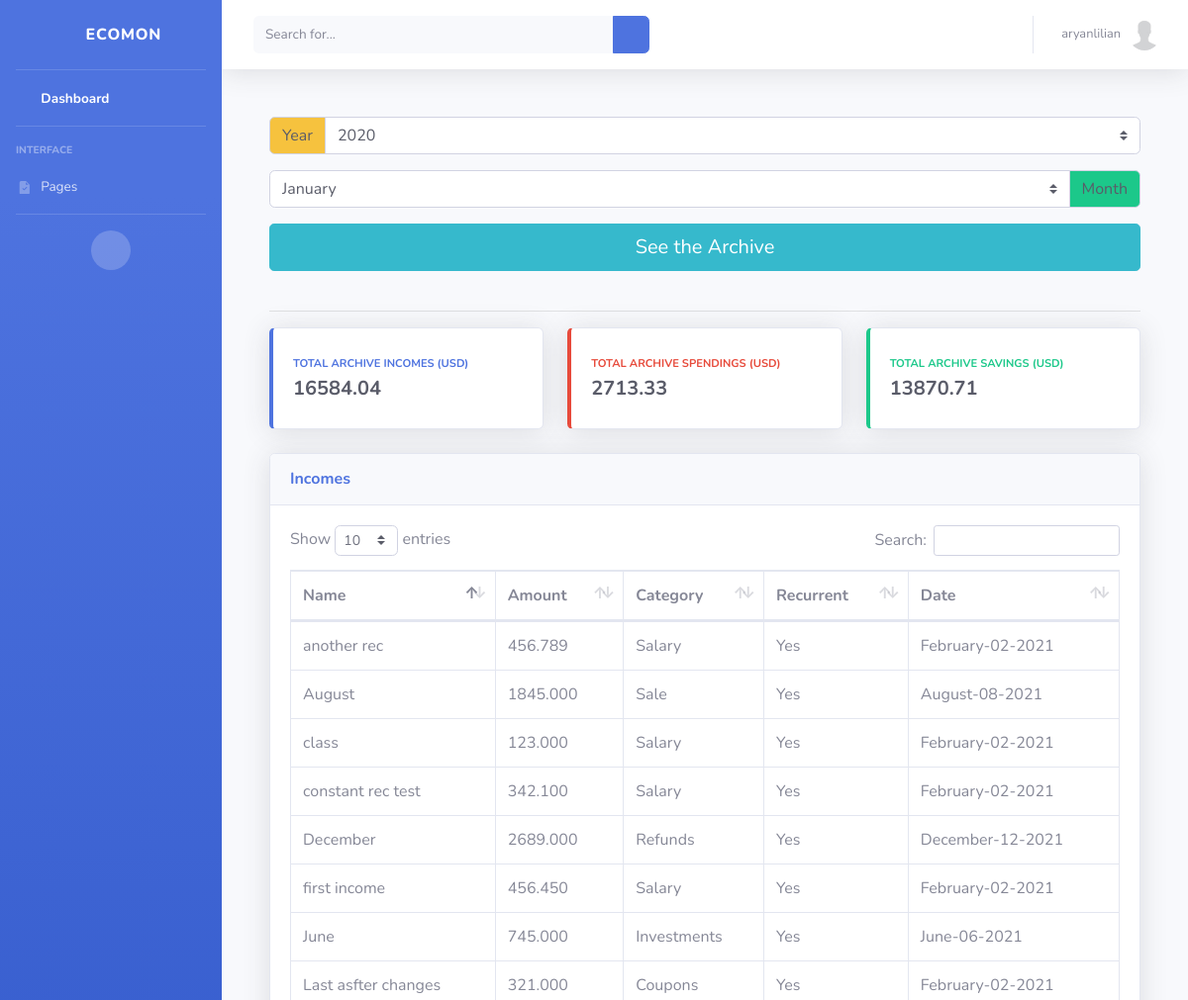
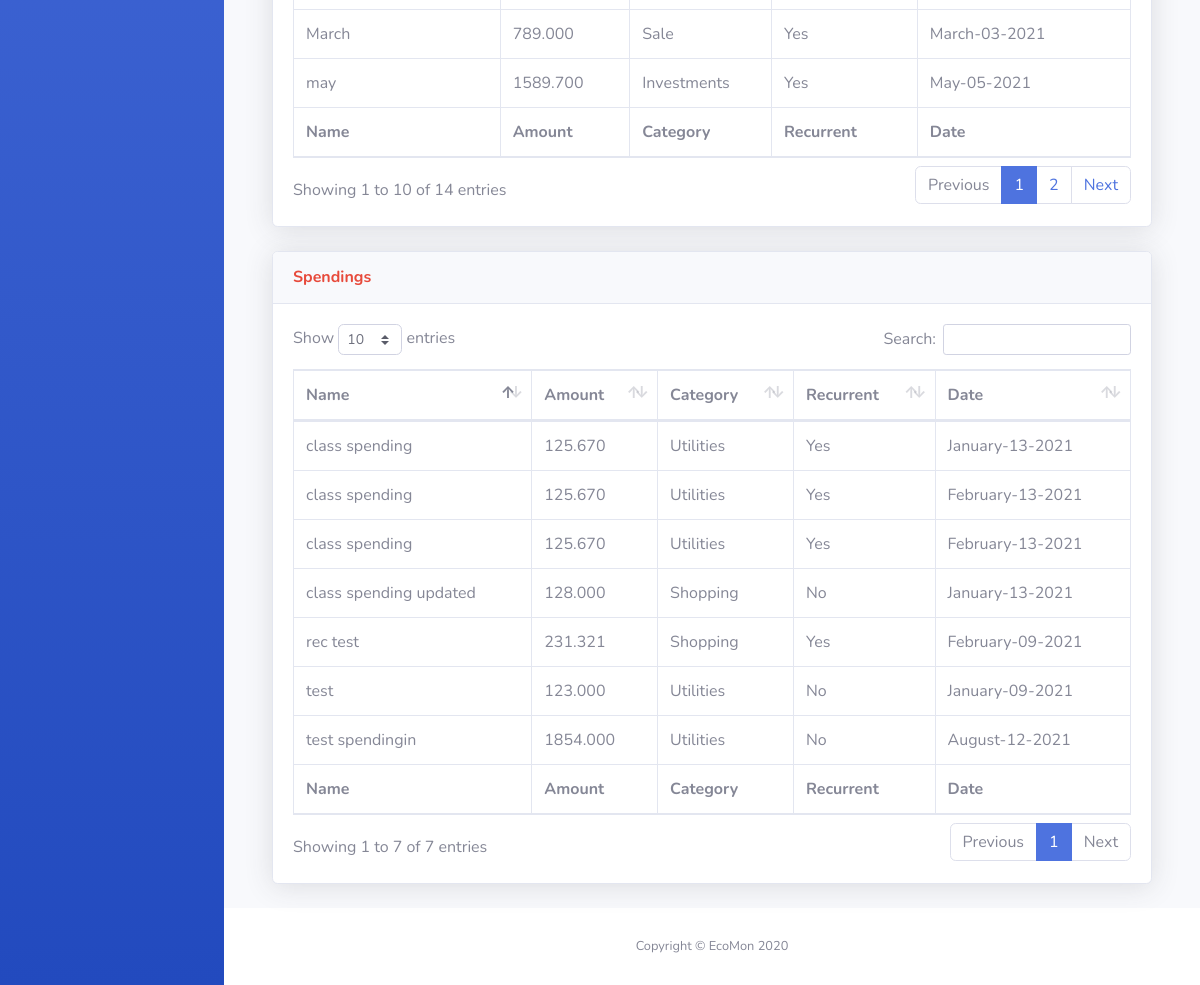
The app's page /users/archive (signed in), older data (2 pictures, top to bottom).
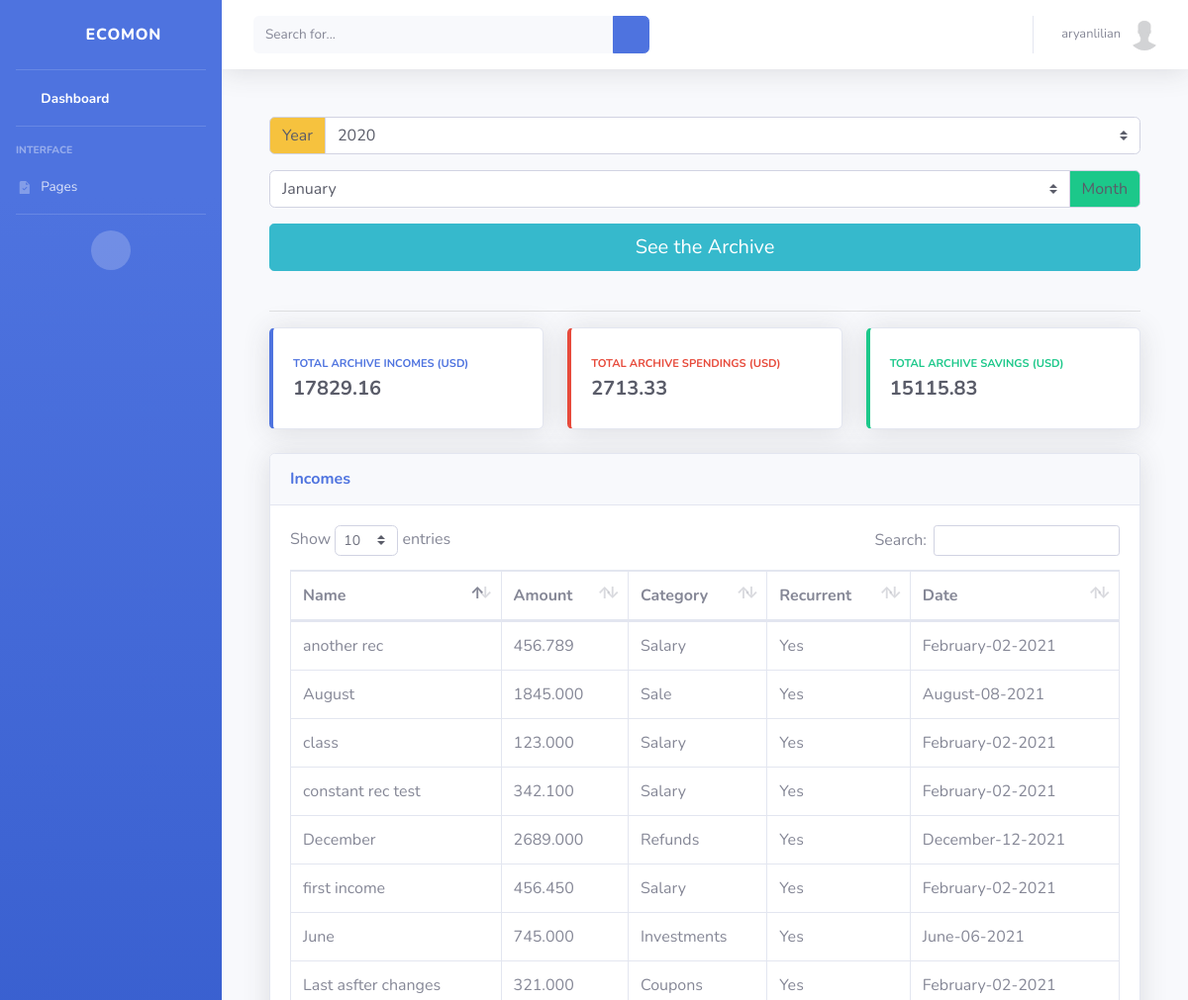
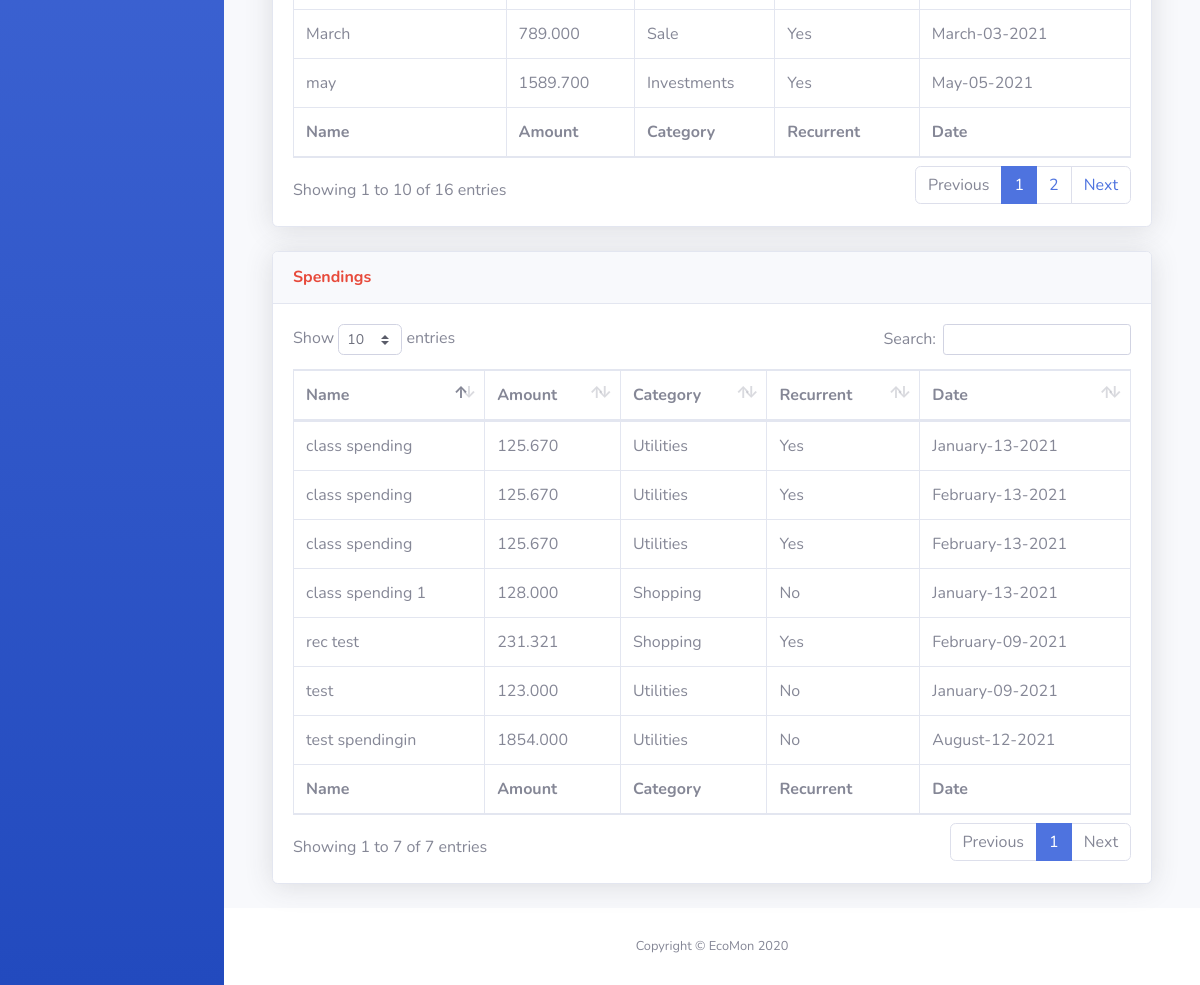
The same page, newer data (2 pictures, top to bottom).
### users/models.py (models this page shows, shortened)
class Spending(models.Model):
    class SpendingCategory(models.TextChoices):
        UTILITIES = _('Utilities')
        RENT = _('Rent')
        INVOICES = _('Invoices')
        SHOPPING = _('Shopping')
        FOOD = _('Food')
        EDUCATION = _('Education')
        FUN = _('Fun')
        INSETMENT = _('Investment')
        OTHERS = _('Others')
    user = models.ForeignKey(User, on_delete=models.CASCADE)
    name = models.CharField(_('Name'), max_length=50)
    amount = models.DecimalField(_('Amount'), max_digits=10, decimal_places=3)
    category = models.CharField(_('Category'), max_length=10, choices=SpendingCategory.choices, default=SpendingCategory.UTILITIES)
    recurrent = models.BooleanField(_('Recurrent Spending'), default=False)
    created_date = models.DateTimeField(_('Created Date/Time'), default=timezone.now)
    updated_date = models.DateTimeField(_('Updated Date/Time'), auto_now=True)

### users/views.py (the view, shortened to what this page needs)
# urls.py: path('archive', ArchiveView.as_view(), name='archive'),
class ArchiveView(LoginRequiredMixin, View):
    template_name = 'users/archive.html'
    def get(self, request, *args, **kwargs):
        context = self.get_context_data(**kwargs)
        incomes = Income.objects.filter(user=request.user)
        spendings = Spending.objects.filter(user=request.user)
        total_incomes, total_spendings = assembly(incomes), assembly(spendings)
        context['incomes'] = incomes
        context['spendings'] = spendings
        context['total_incomes'] = total_incomes
        context['total_spendings'] = total_spendings
        context['total_savings'] = total_incomes - total_spendings
        return render(request, self.template_name, context)
    def get_context_data(self, **kwargs):
        context = {
            'currency': Profile.objects.get(user=self.request.user).currency
        }
        return context

### users/utils.py (called while the page is built)
def assembly(obj):
    return round(sum(i.amount for i in obj), 2)

### templates/users/archive.html (shortened to what the changed rows need)
{% extends 'users/base.html' %}
{% block content %}
	<div class="container">
		<br>
		<div class="row">
			<div class="col-xl-4 col-md-6 mb-4">
		        <div class="card border-left-primary shadow h-100 py-2">
		            <div class="card-body">
		                <div class="row no-gutters align-items-center">
		                    <div class="col mr-2">
		                        <div class="text-xs font-weight-bold text-primary text-uppercase mb-1">Total Archive Incomes ({{ currency }})</div>
		                        {% if total_incomes %}
		                        	<div class="h5 mb-0 font-weight-bold text-gray-800">{{ total_incomes }}</div>
		                        {% else %}
		                        	<div class="h5 mb-0 font-weight-bold text-gray-800">0.0</div>
		                        {% endif %}
		                    </div>
		                </div>
		            </div>
		        </div>
		    </div>
		    <div class="col-xl-4 col-md-6 mb-4">
		        <div class="card border-left-success shadow h-100 py-2">
		            <div class="card-body">
		                <div class="row no-gutters align-items-center">
		                    <div class="col mr-2">
		                        <div class="text-xs font-weight-bold text-success text-uppercase mb-1">Total Archive Savings  ({{ currency }})</div>
		                        {% if total_savings %}
		                        	<div class="h5 mb-0 font-weight-bold text-gray-800">{{ total_savings }}</div>
		                        {% else %}
		                        	<div class="h5 mb-0 font-weight-bold text-gray-800">0.0</div>
		                        {% endif %}
		                    </div>
		                </div>
		            </div>
		        </div>
		    </div>
		</div>
		<div class="card shadow mb-4">
            <div class="card-body">
              <div class="table-responsive">
                <table class="table table-bordered" id="incomesArchiveDataTable" width="100%" cellspacing="0">
                  <thead>
                    <tr>
                      <th>Name</th>
                      <th>Amount</th>
                      <th>Category</th>
                      <th>Recurrent</th>
                      <th>Date</th>
                    </tr>
                  </thead>
                  <tfoot>
                    <tr>
                      <th>Name</th>
                      <th>Amount</th>
                      <th>Category</th>
                      <th>Recurrent</th>
                      <th>Date</th>
                    </tr>
                  </tfoot>
                  <tbody>
                  </tbody>
                </table>
              </div>
            </div>
          </div>
          <div class="card shadow mb-4">
            <div class="card-body">
              <div class="table-responsive">
                <table class="table table-bordered" id="spendingsArchiveDataTable" width="100%" cellspacing="0">
                  <thead>
                    <tr>
                      <th>Name</th>
                      <th>Amount</th>
                      <th>Category</th>
                      <th>Recurrent</th>
                      <th>Date</th>
                    </tr>
                  </thead>
                  <tfoot>
                    <tr>
                      <th>Name</th>
                      <th>Amount</th>
                      <th>Category</th>
                      <th>Recurrent</th>
                      <th>Date</th>
                    </tr>
                  </tfoot>
                  <tbody>
                    {% for spending in spendings %}
                    	<div class="row">
                    		<tr>
                				<td>{{ spending.name }}</td>
                				<td>{{ spending.amount }}</td>
                				<td>{{ spending.category }}</td>
	                    		{% if spending.recurrent == True %}
                    				<td>Yes</td>
	                    		{% else %}
                    				<td>No</td>
	                    		{% endif %}
                    			<td>{{ spending.created_date|date:"F-d-Y" }}</td>
	                    	</tr>
                    	</div>
                    {% endfor %}
                  </tbody>
                </table>
              </div>
            </div>
          </div>
        </div>
{% endblock content %}

Row changes from the older to the newer data that the page shows:
changed Spending: name "class spending updated" → "class spending 1"
Text that changed along with them:
{{ total_incomes }}: "16584.04" → "17829.16"
{{ total_savings }}: "13870.71" → "15115.83"
text written by a page script: "Show entries Search: Showing 1 to 10 of 14 entries Previous 1 2 Next" → "Show entries Search: Showing 1 to 10 of 16 entries Previous 1 2 Next"
